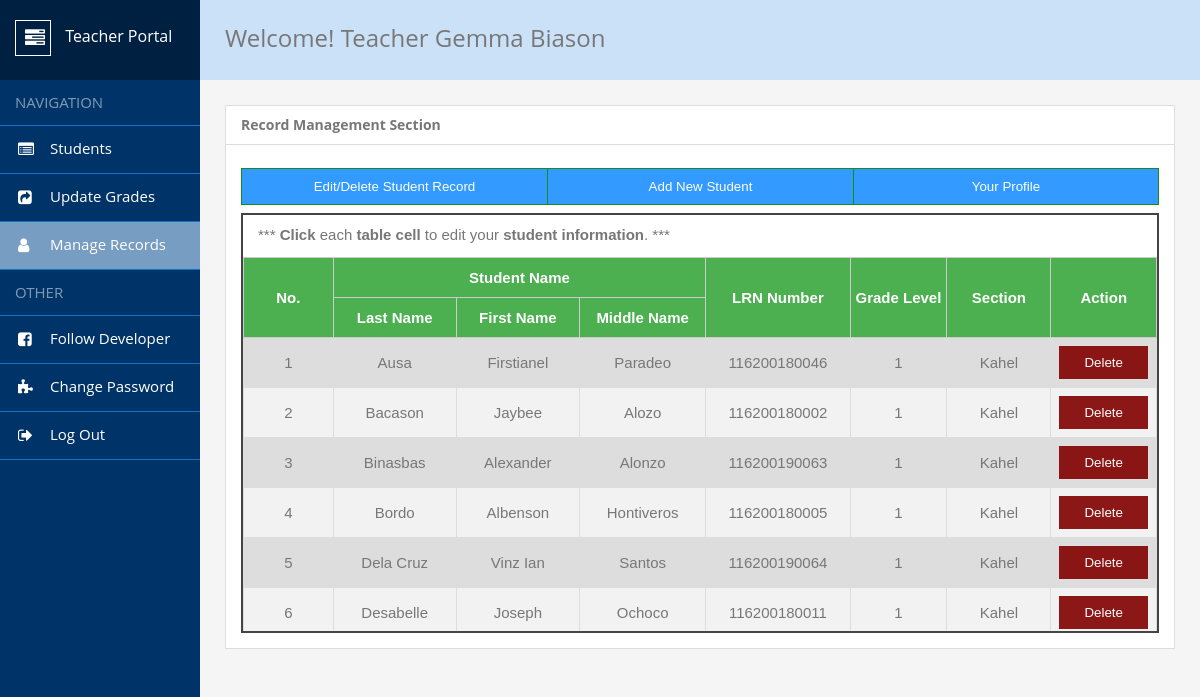
/admin/my-profile.php (signed in), run on the app's committed database.
### tables this page shows
CREATE TABLE `teachers` (
  `TeacherID` int(11) NOT NULL,
  `FirstName` varchar(50) DEFAULT NULL,
  `MidName` varchar(15) DEFAULT NULL,
  `LastName` varchar(50) DEFAULT NULL,
  `GradeLevel` int(11) DEFAULT NULL,
  `Section` varchar(50) DEFAULT NULL,
  `Username` varchar(50) DEFAULT NULL,
  `Password` varchar(50) DEFAULT NULL,
  `Position` varchar(50) NOT NULL,
  `SchoolName` varchar(100) NOT NULL,
  `SchoolAddress` varchar(150) NOT NULL,
  `EmailAddress` varchar(100) NOT NULL,
  `DateJoined` date NOT NULL
);

CREATE TABLE `students` (
  `StudentID` int(11) NOT NULL,
  `LRN_Number` bigint(15) NOT NULL,
  `FirstName` varchar(50) DEFAULT NULL,
  `MidInitial` varchar(50) DEFAULT NULL,
  `LastName` varchar(50) DEFAULT NULL,
  `GradeLevel` int(11) DEFAULT NULL,
  `Section` varchar(50) DEFAULT NULL,
  `TeacherID` int(11) DEFAULT NULL
);

### admin/my-profile.php (the view, shortened to what this page needs)
<?php
    include("../includes/config.php");
    if(strlen($_SESSION['alogin'])==0){
        header('location: ../index.php');
    }
    else{
        $loginName = $_SESSION['alogin'];
        $User = "SELECT TeacherID FROM teachers WHERE Username = '$loginName';";
        $userQuery = mysqli_query($conn, $User);
        $teacherID = mysqli_fetch_assoc($userQuery);
        $teacher = $teacherID['TeacherID'];
        $sql = "SELECT * FROM students WHERE TeacherID = '$teacher';";
        $result = mysqli_query($conn, $sql);
?>
<!DOCTYPE html>
<html lang="en">
<head>
    <link rel = "stylesheet" href = "assets/css/style.admin.css">
    <link rel = "stylesheet" href = "../assets/css/style.modal.css">
    <link rel = "stylesheet" href = "assets/css/modal.logout.css">
</head>
<body>
    <div class = "wrapper">
        <nav>
            <header>
                <span></span>
                    Teacher Portal
            </header>
            <ul>
                <li><span>Navigation</span></li>
                <li><a href = "index.php">Students</a></li>
                <li><a href = "post-grades.php">Update Grades</a></li>
                <li><a class = "active" href = "my-profile.php">Manage Records</a></li>
                <li><span>Other</span></li>
                <li><a href = "https://web.facebook.com/aegon.madolid/" target = "_blank">Follow Developer</a></li>
                <li><a href = "change-password.php">Change Password</a></li>
                <li><a href = "#openModal">Log Out</a>
                </li>
            </ul>
        </nav>
    <main>
        <?php
                $name = $_SESSION['alogin'];
                $NameTag = "SELECT FirstName, LastName FROM teachers WHERE Username = '$name';";
                $NameResult = mysqli_query($conn, $NameTag);
                $rowName = mysqli_fetch_assoc($NameResult);
            ?>
        <h1>Welcome! Teacher <?php echo $rowName['FirstName'] . " " . $rowName['LastName'];?></h1>
        <div class = "contents">
        <div><h2><strong>Record Management Section</strong></h2>
        <div class = "btn-group">
            <button style = "width:33.333%;" class="showSingle" target="1">Edit/Delete Student Record</button>
            <button style = "width:33.3333%;" class="showSingle" target="2">Add New Student</button>
            <button style = "width:33.3333%;" class="showSingle" target="3">Your Profile</button>
        </div>
        <div id="div1" class="targetDiv1">
            <div class = "table-res">
            <table id = "student">
                <caption>*** <strong>Click</strong> each <strong>table cell</strong> to edit your <strong>student information</strong>. ***</caption>
                    <tr>
                        <th rowspan = 2>No.</th>
                        <th colspan = 3>Student Name</th>
                        <th rowspan = 2>LRN Number</th>
                        <th rowspan = 2>Grade Level</th>
                        <th rowspan = 2>Section</th>
                        <th rowspan = 2>Action</th>
                    </tr>
                    <tr>
                        <th>Last Name</th>
                        <th>First Name</th>
                        <th>Middle Name</th>
                    </tr>
            <?php
            $count = 1;
            while($row = mysqli_fetch_assoc($result)){
                $LRN = $row['LRN_Number'];
                $fname = $row['FirstName'];
                $Mname = $row['MidInitial'];
                $Lname = $row['LastName'];
                $grade = $row['GradeLevel'];
                $Section = $row['Section'];
                $id = $row['StudentID'];
            ?>
                <tr>
                    <td><?php echo $count?></td>
                    <td><div class = "td-update" contenteditable = "true" onBlur = "updateValue(this,'LastName', '<?php echo $id;?>')" onClick = "activate(this)"><?php echo $Lname;?></div></td>
                    <td><div class = "td-update" contenteditable = "true" onBlur = "updateValue(this,'FirstName', '<?php echo $id;?>')" onClick = "activate(this)"><?php echo $fname;?></div></td>
                    <td><div class = "td-update" contenteditable = "true" onBlur = "updateValue(this,'MidInitial', '<?php echo $id;?>')" onClick = "activate(this)"><?php echo $Mname;?></div></td>
                    <td><div class = "td-update" contenteditable = "true" onBlur = "updateValue(this,'LRN_Number', '<?php echo $id;?>')" onClick = "activate(this)"><?php echo $LRN;?></div></td>
                    <td><div class = "td-update" contenteditable = "true" onBlur = "updateValue(this,'GradeLevel', '<?php echo $id;?>')" onClick = "activate(this)"><?php echo $grade;?></div></td>
                    <td><div class = "td-update" contenteditable = "true" onBlur = "updateValue(this,'Section', '<?php echo $id;?>')" onClick = "activate(this)"><?php echo $Section;?></div></td>
                    <td><button id = "del-record" onClick = "deleteValue(this,'LRN_Number', '<?php echo $id;?>')">Delete</button></td>
                </tr>
            <?php $count++; } mysqli_close($conn)?>
            </table>
            </div>
        </div>
        <?php
            include("../includes/config.php");
            $sqlTupdate = "SELECT * FROM teachers WHERE Username = '$loginName';";
            $TResult = mysqli_query($conn, $sqlTupdate);
            while($TRow = mysqli_fetch_assoc($TResult)){
                $id = $TRow['TeacherID'];
                $TLname = $TRow['LastName'];
        ?>
                    <td contenteditable = "true" onBlur = "updateTeacher(this,'LastName', '<?php echo $id;?>')" onClick = "activate(this)"><?php echo $TLname;?></div></td>
                </div>
                </div>
        <?php } ?>
</body>
</html>
<?php } ?>

### admin/assets/css/style.admin.css (style rules this page uses)
*, *:before, *:after { margin: 0; padding: 0; box-sizing: border-box; }
*:before, *:after { content: ''; display: block; position: absolute; }
html, body { font: 15px/1 'Open Sans', sans-serif; color: #777; }
a { cursor: pointer; }
ul { list-style: none; }
.wrapper { display: flex; min-height: 100%; }
nav { width: 200px; background-color: rgb(0, 52, 104); }
nav header { position: relative; height: 80px; padding: 20px 0 0 15px; font-size: 16px; color: #fff; background-color: rgb(0, 32, 65); }
nav header span { position: relative; display: inline-block; width: 36px; height: 36px; margin: 0 10px 0 0; vertical-align: middle; border: 1px solid #fff; }
nav header span:before { content: '\f0ae'; font: normal 20px fontawesome; top: 7px; left: 9px; }
nav ul span { display: block; padding: 15px; color: rgba(255, 255, 255, .5); text-transform: uppercase; border-bottom: 1px solid rgb(19, 112, 204); }
nav ul a { position: relative; display: block; padding: 15px 15px 17px 50px; color: #fff; border-bottom: 1px solid rgb(19, 112, 204); text-decoration: none; }
nav ul a.active { background-color: rgb(120, 157, 194); }
nav ul a:before { font: normal 16px fontawesome; top: 15px; left: 18px; }
nav ul li:nth-child(2) a:before { content: '\f022'; }
nav ul li:nth-child(3) a:before { content: '\f14d'; }
nav ul li:nth-child(4) a:before { content: '\f007'; }
nav ul li:nth-child(6) a:before { content: '\f082'; }
nav ul li:nth-child(7) a:before { content: '\f12e'; }
nav ul li:nth-child(8) a:before { content: '\f08b'; }
main { height: 100vh; flex: 1; padding: 25px; background-color: #f5f5f5; }
main h1 { height: 80px; margin: -25px -25px 25px -25px; padding: 0 25px; line-height: 76px; font-size: 24px; font-weight: 400; background-color: rgb(203, 225, 247); }
.contents { display: flex; height: auto; }
.contents > div { flex: 1; margin: 0 20px 20px 0; padding: 15px; border: 1px solid #ddd; background-color: #fff; }
.contents > div:last-child { margin-right: 0; }
.contents h2 { margin: -15px -15px 15px -15px; padding: 12px 15px; font-size:14px; font-weight: 400; border-bottom: 1px solid #ddd; }

### assets/css/style.modal.css (style rules this page uses)
* { box-sizing: border-box }
button { background-color: green; color: white; padding: 14px 20px; margin: 8px 0; border: none; cursor: pointer; width: 100%; opacity: 0.9; }

### admin/my-profile.php (style rules this page uses)
* { box-sizing: border-box; }
#student { font-family: "Trebuchet MS", Arial, Helvetica, sans-serif; border-collapse: collapse; }
#student td, #customers th { border: 1px solid #ddd; padding: 8px; text-align: center; width: 150px; }
#student tr:nth-child(even) { background-color: #f2f2f2; }
#student th { padding-top: 12px; padding-bottom: 12px; text-align: center; background-color: #4CAF50; color: white; }
#student caption { padding: 15px; text-align: left; width: 100%; }
.btn-group button { background-color: dodgerblue; border: 1px solid green; color: white; padding: 10px 24px; cursor: pointer; float: left; }
.btn-group:after { content: ""; clear: both; display: table; }
.btn-group button:not(:last-child) { border-right: none; }
table { border-collapse: collapse; }
td, th { width: 200px; height: 20px; outline: none; border: 1px solid #ccc; }
div.td-update { outline: none; }
th { background: #333; color: white }
tr:nth-child(odd) { background: #ddd; }
#del-record { height: 100%; background-color: maroon; padding: 1px; }
.table-res { height:420px; width:100%; overflow-y: auto; border:2px solid #444; }

### data on the page
teachers: FirstName "Gemma", LastName "Biason"
students: LastName "Ausa", FirstName "Firstianel", MidInitial "Paradeo", LRN_Number "116200180046", GradeLevel "1", Section "Kahel"
students: LastName "Bacason", FirstName "Jaybee", MidInitial "Alozo", LRN_Number "116200180002", GradeLevel "1", Section "Kahel"
students: LastName "Binasbas", FirstName "Alexander", MidInitial "Alonzo", LRN_Number "116200190063", GradeLevel "1", Section "Kahel"
students: LastName "Bordo", FirstName "Albenson", MidInitial "Hontiveros", LRN_Number "116200180005", GradeLevel "1", Section "Kahel"
students: LastName "Dela Cruz", FirstName "Vinz Ian", MidInitial "Santos", LRN_Number "116200190064", GradeLevel "1", Section "Kahel"
students: LastName "Desabelle", FirstName "Joseph", MidInitial "Ochoco", LRN_Number "116200180011", GradeLevel "1", Section "Kahel"
